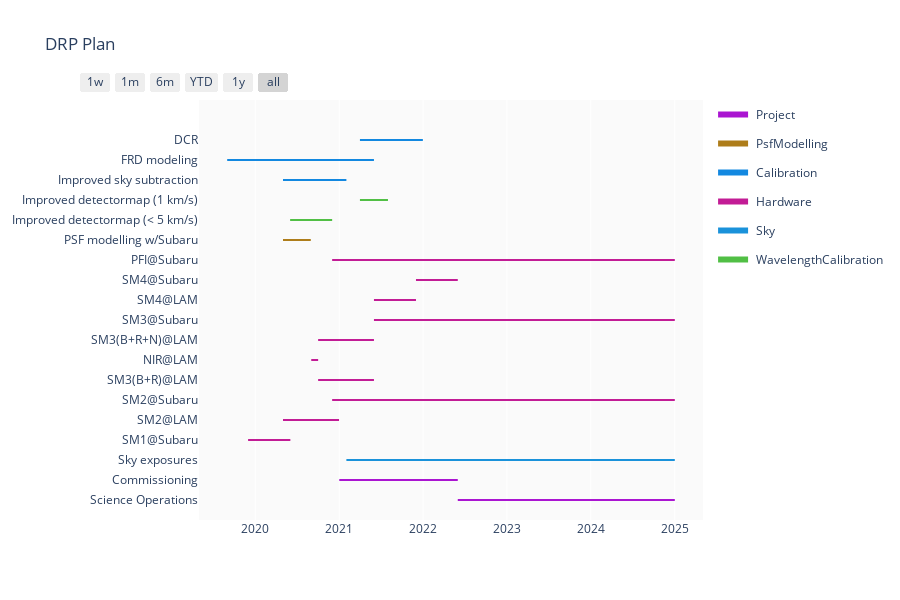

The code cell stored with this chart in its notebook:
### Code cell
df = pd.read_csv('drp-plan.csv')
numUniqueCategories = len(df.Category.unique())
catColors = ["#%06x" % random.randint(0, 0xFFFFFF) for i in range(numUniqueCategories)] 

fig = ff.create_gantt(df, colors=catColors, index_col='Category',
                      show_colorbar=True, bar_width=0.05, showgrid_x=True, showgrid_y=False, title="DRP Plan")
fig.update_layout(plot_bgcolor='rgba(0,0,0, 0.02)')
fig.show()

### Figure 1 — Plotly figure (JSON) as saved in the notebook; plotly's stock layout.template omitted (floating-point values rounded to 4 significant figures)
{"data": [{"fill": "toself", "fillcolor": "rgb(170, 21, 209)", "hoverinfo": "name", "legendgroup": "rgb(170, 21, 209)", "mode": "none", "name": " Project", "showlegend": true, "type": "scatter", "x": [" 2022-06-01", " 2025-01-01", " 2025-01-01", " 2022-06-01", " 2022-06-01", " 2021-01-01", " 2022-06-01", " 2022-06-01", " 2021-01-01"], "y": [-0.05, -0.05, 0.05, 0.05, null, 0.95, 0.95, 1.05, 1.05]}, {"fill": "toself", "fillcolor": "rgb(174, 125, 26)", "hoverinfo": "name", "legendgroup": "rgb(174, 125, 26)", "mode": "none", "name": " PsfModelling", "showlegend": true, "type": "scatter", "x": [" 2020-05-01", " 2020-8-30", " 2020-8-30", " 2020-05-01"], "y": [12.95, 12.95, 13.05, 13.05]}, {"fill": "toself", "fillcolor": "rgb(19, 136, 224)", "hoverinfo": "name", "legendgroup": "rgb(19, 136, 224)", "mode": "none", "name": " Calibration", "showlegend": true, "type": "scatter", "x": [" 2021-02-01", " 2020-05-01", " 2020-05-01", " 2021-02-01", " 2021-02-01", " 2019-09-01", " 2021-06-01", " 2021-06-01", " 2019-09-01", " 2019-09-01", " 2021-04-01", " 2021-12-31", " 2021-12-31", " 2021-04-01"], "y": [15.95, 15.95, 16.05, 16.05, null, 16.95, 16.95, 17.05, 17.05, null, 17.95, 17.95, 18.05, 18.05]}, {"fill": "toself", "fillcolor": "rgb(194, 28, 149)", "hoverinfo": "name", "legendgroup": "rgb(194, 28, 149)", "mode": "none", "name": " Hardware", "showlegend": true, "type": "scatter", "x": [" 2019-12-01", " 2020-06-02", " 2020-06-02", " 2019-12-01", " 2019-12-01", " 2020-05-01", " 2020-12-31", " 2020-12-31", " 2020-05-01", " 2020-05-01", " 2020-12-01", " 2025-01-01", " 2025-01-01", " 2020-12-01", " 2020-12-01", " 2020-10-01", " 2021-06-01", " 2021-06-01", " 2020-10-01", " 2020-10-01", " 2020-09-01", " 2020-10-01", " 2020-10-01", " 2020-09-01", " 2020-09-01", " 2020-10-01", " 2021-06-01", " 2021-06-01", " 2020-10-01", " 2020-10-01", " 2021-06-01", " 2025-01-01", " 2025-01-01", " 2021-06-01", " 2021-06-01", " 2021-06-01", " 2021-12-01", " 2021-12-01", " 2021-06-01", " 2021-06-01", " 2021-12-01", " 2022-06-01", " 2022-06-01", " 2021-12-01", " 2021-12-01", " 2020-12-01", " 2025-01-01", " 2025-01-01", " 2020-12-01"], "y": [2.95, 2.95, 3.05, 3.05, null, 3.95, 3.95, 4.05, 4.05, null, 4.95, 4.95, 5.05, 5.05, null, 5.95, 5.95, 6.05, 6.05, null, 6.95, 6.95, 7.05, 7.05, null, 7.95, 7.95, 8.05, 8.05, null, 8.95, 8.95, 9.05, 9.05, null, 9.95, 9.95, 10.05, 10.05, null, 10.95, 10.95, 11.05, 11.05, null, 11.95, 11.95, 12.05, 12.05]}, {"fill": "toself", "fillcolor": "rgb(26, 146, 218)", "hoverinfo": "name", "legendgroup": "rgb(26, 146, 218)", "mode": "none", "name": " Sky", "showlegend": true, "type": "scatter", "x": [" 2021-02-01", " 2025-01-01", " 2025-01-01", " 2021-02-01"], "y": [1.95, 1.95, 2.05, 2.05]}, {"fill": "toself", "fillcolor": "rgb(81, 191, 69)", "hoverinfo": "name", "legendgroup": "rgb(81, 191, 69)", "mode": "none", "name": " WavelengthCalibration", "showlegend": true, "type": "scatter", "x": [" 2020-06-01", " 2020-12-01", " 2020-12-01", " 2020-06-01", " 2020-06-01", " 2021-04-01", " 2021-08-01", " 2021-08-01", " 2021-04-01"], "y": [13.95, 13.95, 14.05, 14.05, null, 14.95, 14.95, 15.05, 15.05]}, {"legendgroup": "rgb(170, 21, 209)", "marker": {"color": "rgb(170, 21, 209)", "opacity": 0, "size": 1}, "mode": "markers", "name": "", "showlegend": false, "text": [null, null, null, null], "type": "scatter", "x": [" 2022-06-01", " 2025-01-01", " 2021-01-01", " 2022-06-01"], "y": [0, 0, 1, 1]}, {"legendgroup": "rgb(174, 125, 26)", "marker": {"color": "rgb(174, 125, 26)", "opacity": 0, "size": 1}, "mode": "markers", "name": "", "showlegend": false, "text": [null, null], "type": "scatter", "x": [" 2020-05-01", " 2020-8-30"], "y": [13, 13]}, {"legendgroup": "rgb(19, 136, 224)", "marker": {"color": "rgb(19, 136, 224)", "opacity": 0, "size": 1}, "mode": "markers", "name": "", "showlegend": false, "text": [null, null, null, null, null, null], "type": "scatter", "x": [" 2021-02-01", " 2020-05-01", " 2019-09-01", " 2021-06-01", " 2021-04-01", " 2021-12-31"], "y": [16, 16, 17, 17, 18, 18]}, {"legendgroup": "rgb(194, 28, 149)", "marker": {"color": "rgb(194, 28, 149)", "opacity": 0, "size": 1}, "mode": "markers", "name": "", "showlegend": false, "text": [null, null, null, null, null, null, null, null, null, null, null, null, null, null, null, null, null, null, null, null], "type": "scatter", "x": [" 2019-12-01", " 2020-06-02", " 2020-05-01", " 2020-12-31", " 2020-12-01", " 2025-01-01", " 2020-10-01", " 2021-06-01", " 2020-09-01", " 2020-10-01", " 2020-10-01", " 2021-06-01", " 2021-06-01", " 2025-01-01", " 2021-06-01", " 2021-12-01", " 2021-12-01", " 2022-06-01", " 2020-12-01", " 2025-01-01"], "y": [3, 3, 4, 4, 5, 5, 6, 6, 7, 7, 8, 8, 9, 9, 10, 10, 11, 11, 12, 12]}, {"legendgroup": "rgb(26, 146, 218)", "marker": {"color": "rgb(26, 146, 218)", "opacity": 0, "size": 1}, "mode": "markers", "name": "", "showlegend": false, "text": [null, null], "type": "scatter", "x": [" 2021-02-01", " 2025-01-01"], "y": [2, 2]}, {"legendgroup": "rgb(81, 191, 69)", "marker": {"color": "rgb(81, 191, 69)", "opacity": 0, "size": 1}, "mode": "markers", "name": "", "showlegend": false, "text": [null, null, null, null], "type": "scatter", "x": [" 2020-06-01", " 2020-12-01", " 2021-04-01", " 2021-08-01"], "y": [14, 14, 15, 15]}], "layout": {"height": 600, "hovermode": "closest", "plot_bgcolor": "rgba(0,0,0, 0.02)", "showlegend": true, "title": {"text": "DRP Plan"}, "xaxis": {"rangeselector": {"buttons": [{"count": 7, "label": "1w", "step": "day", "stepmode": "backward"}, {"count": 1, "label": "1m", "step": "month", "stepmode": "backward"}, {"count": 6, "label": "6m", "step": "month", "stepmode": "backward"}, {"count": 1, "label": "YTD", "step": "year", "stepmode": "todate"}, {"count": 1, "label": "1y", "step": "year", "stepmode": "backward"}, {"step": "all"}]}, "showgrid": true, "type": "date", "zeroline": false}, "yaxis": {"autorange": false, "range": [-1, 20], "showgrid": false, "ticktext": ["Science Operations", "Commissioning", "Sky exposures", "SM1@Subaru", "SM2@LAM", "SM2@Subaru", "SM3(B+R)@LAM", "NIR@LAM", "SM3(B+R+N)@LAM", "SM3@Subaru", "SM4@LAM", "SM4@Subaru", "PFI@Subaru", "PSF modelling w/Subaru", "Improved detectormap (< 5 km/s)", "Improved detectormap (1 km/s)", "Improved sky subtraction", "FRD modeling", "DCR"], "tickvals": [0, 1, 2, 3, 4, 5, 6, 7, 8, 9, 10, 11, 12, 13, 14, 15, 16, 17, 18], "zeroline": false}}}
